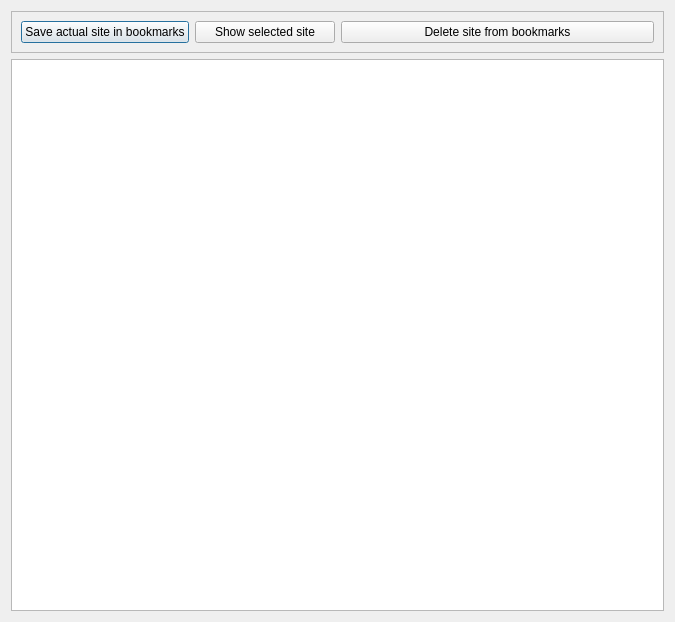
<?xml version="1.0" encoding="UTF-8"?>
<ui version="4.0">
 <class>Dialog</class>
 <widget class="QDialog" name="Dialog">
  <property name="geometry">
   <rect>
    <x>0</x>
    <y>0</y>
    <width>675</width>
    <height>622</height>
   </rect>
  </property>
  <property name="windowTitle">
   <string>Bookmarks</string>
  </property>
  <property name="windowIcon">
   <iconset>
    <normaloff>pypordb/8027068_splash.png</normaloff>pypordb/8027068_splash.png</iconset>
  </property>
  <layout class="QHBoxLayout" name="horizontalLayout_3">
   <item>
    <layout class="QVBoxLayout" name="verticalLayout">
     <item>
      <widget class="QFrame" name="frame">
       <property name="frameShape">
        <enum>QFrame::StyledPanel</enum>
       </property>
       <property name="frameShadow">
        <enum>QFrame::Raised</enum>
       </property>
       <layout class="QHBoxLayout" name="horizontalLayout_2">
        <item>
         <layout class="QHBoxLayout" name="horizontalLayout">
          <item>
           <widget class="QPushButton" name="pushButtonSpeichern">
            <property name="text">
             <string>Save actual site in bookmarks</string>
            </property>
           </widget>
          </item>
          <item>
           <widget class="QPushButton" name="pushButtonAnzeigen">
            <property name="text">
             <string>Show selected site</string>
            </property>
           </widget>
          </item>
         </layout>
        </item>
        <item>
         <widget class="QPushButton" name="pushButtonLoeschen">
          <property name="text">
           <string>Delete site from bookmarks</string>
          </property>
         </widget>
        </item>
       </layout>
      </widget>
     </item>
     <item>
      <widget class="QTableWidget" name="tableWidgetBookmarks">
       <property name="sortingEnabled">
        <bool>true</bool>
       </property>
       <attribute name="horizontalHeaderVisible">
        <bool>true</bool>
       </attribute>
      </widget>
     </item>
    </layout>
   </item>
  </layout>
 </widget>
 <resources/>
 <connections/>
</ui>
